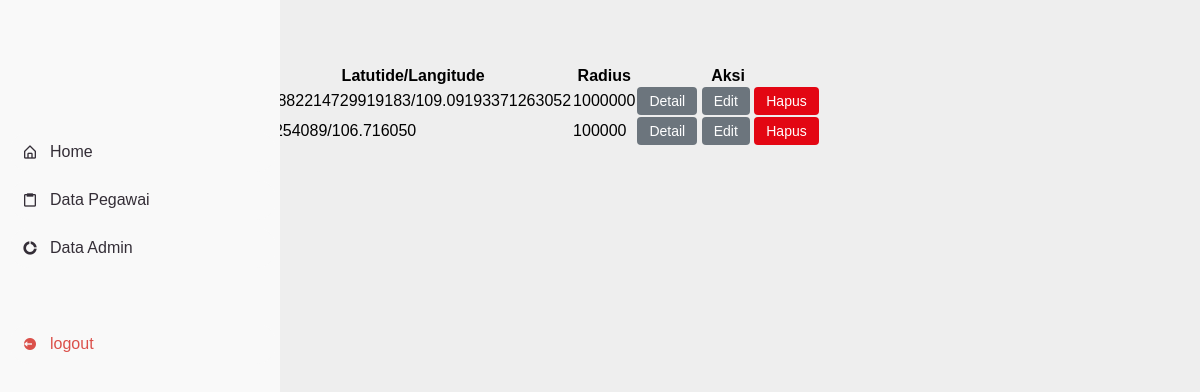
The page /admin/data_lokasi_presensi/lokasi_presensi.php (signed in) on the database its author committed.
### tables this page shows
CREATE TABLE `lokasi_presensi` (
  `id` int(11) NOT NULL,
  `nama_lokasi` varchar(225) NOT NULL,
  `tipe_lokasi` varchar(225) NOT NULL,
  `alamat_lokasi` varchar(50) NOT NULL,
  `latitude` varchar(225) NOT NULL,
  `longitude` varchar(225) NOT NULL,
  `radius` int(11) NOT NULL,
  `zona_waktu` varchar(4) NOT NULL,
  `jam_masuk` time NOT NULL,
  `jam_pulang` time NOT NULL
);

### admin/data_lokasi_presensi/lokasi_presensi.php (the view, shortened to what this page needs)
<?php
require_once("../../config.php");
$result = mysqli_query($connection, "SELECT*FROM lokasi_presensi ORDER BY id DESC");
?>
<!DOCTYPE html>
<html lang="en">
<head>
    <link href='https://unpkg.com/boxicons@2.0.9/css/boxicons.min.css' rel='stylesheet'>
    <link rel="stylesheet" href="../../assets/css/style.css">
</head>
<body>
    <section id="sidebar"> <a href="#" class="brand">
        </a>
        <ul class="side-menu top">
            <li>
                <a href="../home/home.php">
                    <i class='bx bx-home-alt'></i>
                    <span class="text">Home</span>
                </a>
            </li>
            <li>
                <a href="../data_pegawai/pegawai.php">
                    <i class='bx bx-clipboard'></i>
                    <span class="text">Data Pegawai</span>
                </a>
            </li>
            <li class="has-submenu">
                <a href="#">
                    <i class='bx bxs-doughnut-chart'></i>
                    <span class="text"> Data Admin</span>
                </a>
            </li>
            <ul class="side-menu">
                <li>
                    <a href="../../login/logout.php" class="logout">
                        <i class='bx bxs-log-out-circle'></i>
                        <span class="text">logout</span>
                    </a>
                </li>
            </ul>
    </section>
    <?php include("../layout/navbar.php"); ?>
    <main>
        <div class="head-title">
            <div class="left">
                <h1> Lokasi Absensi</h1>
            </div>
        </div>
        <a href="tambah.php" class="btn-edit"><span class="text"><i class='bx bxs-user-plus'></i>Tambah data </span></a>
        <div class="table-data">
            <div class="order">
                <div class="head">
                    <table>
                        <thead>
                            <tr>
                                <th>No </th>
                                <th>Nama Lokasi</th>
                                <th>Alamat Lokasi</th>
                                <th>Latutide/Langitude</th>
                                <th>Radius</th>
                                <th>Aksi</th>
                            </tr>
                        </thead>
                        <tbody>
                            <?php if (mysqli_num_rows($result) === 0) : ?>
                                <tr>
                                    <td colspan="6">
                                        Maaf data masih kosong
                                    </td>
                                </tr>
                            <?php else: ?>
                                <?php $no = 1;
                                while ($lokasi = mysqli_fetch_array($result)) : ?>
                                    <tr>
                                        <td class="text-center"><?= $no++ ?></td>
                                        <td><?= $lokasi['nama_lokasi'] ?></td>
                                        <td><?= $lokasi['alamat_lokasi'] ?></td>
                                        <td><?= $lokasi['latitude'] . '/' . $lokasi['longitude'] ?></td>
                                        <td><?= $lokasi['radius'] ?></td>
                                        <td class="text-center">
                                            <a href="detail.php?id=<?= $lokasi['id'] ?>" class="btn-edit">Detail</a>
                                            <a href="edit.php?id=<?= $lokasi['id'] ?>" class="btn-edit">Edit</a>
                                            <a href="hapus.php?id=<?= $lokasi['id'] ?>" class="btn-delete">Hapus</a>
                                        </td>
                                    </tr>
                                <?php endwhile; ?>
                            <?php endif; ?>
                        </tbody>
                    </table>
                </div>
            </div>
        </div>
    </main>
</body>
</html>

### assets/css/style.css (style rules this page uses)
* { margin: 0; padding: 0; box-sizing: border-box; font-family: "Arial", sans-serif; }
a { text-decoration: none; }
li { list-style: none; }
:root { --poppins: "Poppins", sans-serif; --lato: "Lato", sans-serif; --light: #f9f9f9; --blue: #e63c3c; --light-blue: #cfe8ff; --grey: #eee; --dark-grey: #aaaaaa; --dark: #342e37; --red: #db504a; --yellow: #ffce26; --light-yellow: #fff2c6; --orange: #fd7238; --light-orange: #ffe0d3; }
html { overflow-x: hidden; }
body { font-family: "Arial", sans-serif; height: 100vh; display: flex; background: var(--grey); overflow-x: hidden; display: flex; }
.text { margin-right: 1px; }
h1 { text-shadow: 0 4px 6px rgba(0, 0, 0, 0.151); }
#sidebar { position: fixed; top: 0; left: 0; width: 280px; height: 100%; background: var(--light); z-index: 2000; font-family: var(--lato); transition: 0.3s ease; overflow-x: hidden; scrollbar-width: none; }
#sidebar .brand { font-size: 24px; text-indent: 40px; font-weight: 700; height: 56px; display: flex; align-items: center; color: var(--blue); position: sticky; top: 0; left: 20px; background: var(--light); z-index: 500; padding-bottom: 20px; box-sizing: content-box; }
#sidebar .side-menu { width: 100%; margin-top: 48px; }
#sidebar .side-menu li { height: 48px; background: transparent; margin-left: 6px; border-radius: 48px 0 0 48px; padding: 4px; }
#sidebar .side-menu li a { width: 100%; height: 100%; background: var(--light); display: flex; align-items: center; border-radius: 48px; font-size: 16px; color: var(--dark); white-space: nowrap; overflow-x: hidden; }
#sidebar .side-menu li a.logout { color: var(--red); }
#sidebar .side-menu li a .bx { min-width: calc(60px - ((4px + 6px) * 2)); display: flex; justify-content: center; }
#sidebar .side-menu li.has-submenu { position: relative; }
.btn-edit, .btn-delete { padding: 6px 12px; border-radius: 4px; text-decoration: none; color: #fff; font-size: 14px; transition: 0.3s; display: inline-block; border: none; }
.btn-edit { background-color: #6c757d; }
.btn-delete { background-color: #e30613; }
#sidebar .brand { font-size: 24px; font-weight: 700; height: 80px; display: flex; align-items: center; justify-content: center; padding: 0 1.5rem; color: var(--dark); position: sticky; top: 0; left: 0; z-index: 500; }

### rows shown on the page
lokasi_presensi: latitude "1.1882214729919183", longitude "109.09193371263052", radius "1000000"
lokasi_presensi: latitude "-6.254089", longitude "106.716050", radius "100000"
